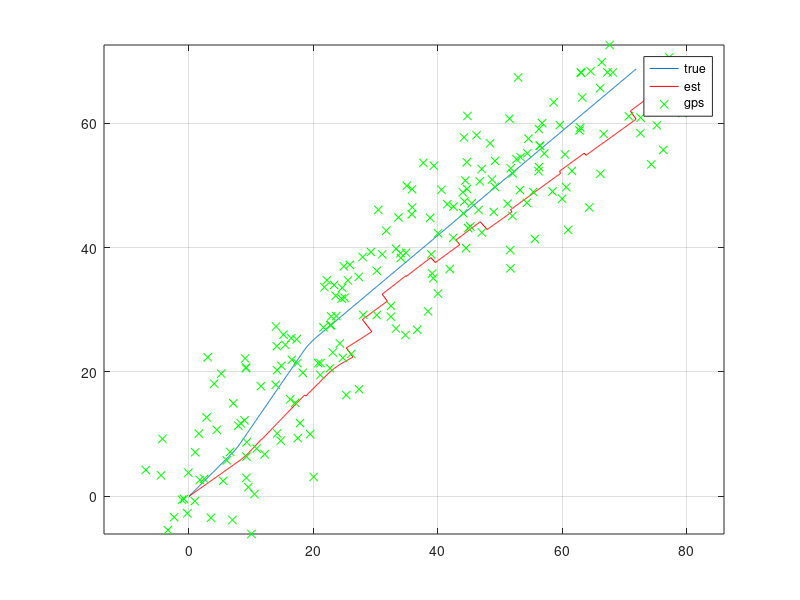
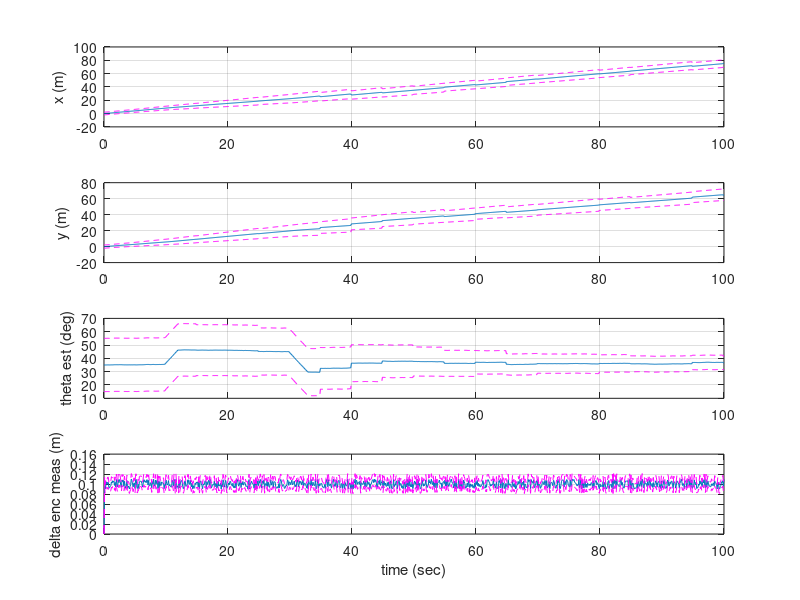

MATLAB code for these plots, in order:
th0 = 45*pi/180;
x0 = 0;
y0 = 0;

th0_est = 35*pi/180;

dT = 0.1;
t = (0:dT:100)';
gyroz = t*0;
gyroz(10/dT:12/dT) = 5*pi/180;
gyroz(30/dT:33/dT) = -5*pi/180;

enc = t*0+0.1;
enc(1) = 0;

x = t*0; y=t*0; th=t*0;
x(1) = x0;
y(1) = y0;
th(1) = th0;

x_est=t*0; y_est=t*0; th_est=t*0;
x_est(1) = x0;
y_est(1) = y0;
th_est(1) = th0_est;

gyroz_meas = t*0;
enc_meas = t*0;

x_gps = x;
y_gps = y;

% Q_enc = %(perc_error*enc_meas(k))^2, done in loop
% Q_th = 0 if enc_meas = 0 ?
sig_th = 0.1*pi/180;
enc_perc_error = 0.05;
Q = diag([0 0 (sig_th*dT)^2 0]);

R = diag([100 100]);

n = length(t);
P_out = zeros(n,4);
P = diag([1 1 (10*pi/180)^2 0.0]);
P_out(1,:) = [P(1,1),P(2,2),P(3,3),P(4,4)];

H_gps = [1 0 0 0;
         0 1 0 0];

for k = 2:n
  th(k) = th(k-1) + gyroz(k)*dT;
  x(k) = x(k-1) + enc(k)*cos(th(k));
  y(k) = y(k-1) + enc(k)*sin(th(k));
  
  x_gps(k) = x(k) + (2*rand(1)-1)*10;
  y_gps(k) = y(k) + (2*rand(1)-1)*10;

  gyroz_meas(k) = gyroz(k) + (2*rand(1)-1)*0.5*pi/180;
  th_est(k) = th_est(k-1) + gyroz_meas(k)*dT;
  
  enc_meas(k) = enc(k)*(1+(2*rand(1)-1)*0.1);
  x_est(k) = x_est(k-1) + enc_meas(k)*cos(th_est(k));
  y_est(k) = y_est(k-1) + enc_meas(k)*sin(th_est(k));
  
  Q(4,4) = (enc_perc_error*enc_meas(k))^2;
  % Model Update
  A = [1 0 -enc_meas(k)*sin(th_est(k)) cos(th_est(k));
       0 1  enc_meas(k)*cos(th_est(k)) sin(th_est(k));
       0 0 1 0;
       0 0 0 0];
       
  P = A*P*A' + Q;
  
  % GPS Measurement Update
  if(mod(k,round(5/dT)) == 0) % every 10 seconds
    if(abs(x_gps(k) - x_est(k)) < 3*sqrt(P(1,1))...
        && abs(y_gps(k) - y_est(k)) < 3*sqrt(P(2,2)) )
      S = H_gps*P*H_gps' + R;
      K = P*H_gps'*inv(S);
      state = [x_est(k) y_est(k) th_est(k) enc_meas(k)]';
      state_err = [x_gps(k); y_gps(k)] - H_gps*state;
      state = state + K*state_err;
      x_est(k) = state(1); y_est(k) = state(2);
      th_est(k) = state(3); enc_meas(k) = state(4);
      P = (eye(4)-K*H_gps)*P;
    end
  end
  P_out(k,:) = [P(1,1) P(2,2) P(3,3) P(4,4)];
  
end

figure(1)
hold off
plot(x,y)
hold on
plot(x_est,y_est,'r')
plot(x_gps(5:5:end),y_gps(5:5:end),'gx')
legend('true','est','gps')
grid on
axis equal

figure(2)
% x
subplot(4,1,1); hold off
plot(t,x_est); hold on
plot(t,x_est + 2*sqrt(P_out(:,1)),'m--')
plot(t,x_est - 2*sqrt(P_out(:,1)),'m--')
ylabel('x (m)')
grid on
% y
subplot(4,1,2); hold off
plot(t,y_est); hold on
plot(t,y_est + 2*sqrt(P_out(:,2)),'m--')
plot(t,y_est - 2*sqrt(P_out(:,2)),'m--')
ylabel('y (m)')
grid on
% th
subplot(4,1,3); hold off
plot(t,th_est*180/pi); hold on
plot(t,(th_est + 2*sqrt(P_out(:,3)))*180/pi,'m--')
plot(t,(th_est - 2*sqrt(P_out(:,3)))*180/pi,'m--')
ylabel('theta est (deg)')
grid on
% enc
subplot(4,1,4); hold off
plot(t,enc_meas); hold on
plot(t,enc_meas + 2*sqrt(P_out(:,4)),'m--')
plot(t,enc_meas - 2*sqrt(P_out(:,4)),'m--')
ylabel('delta enc meas (m)')
xlabel('time (sec)')
grid on